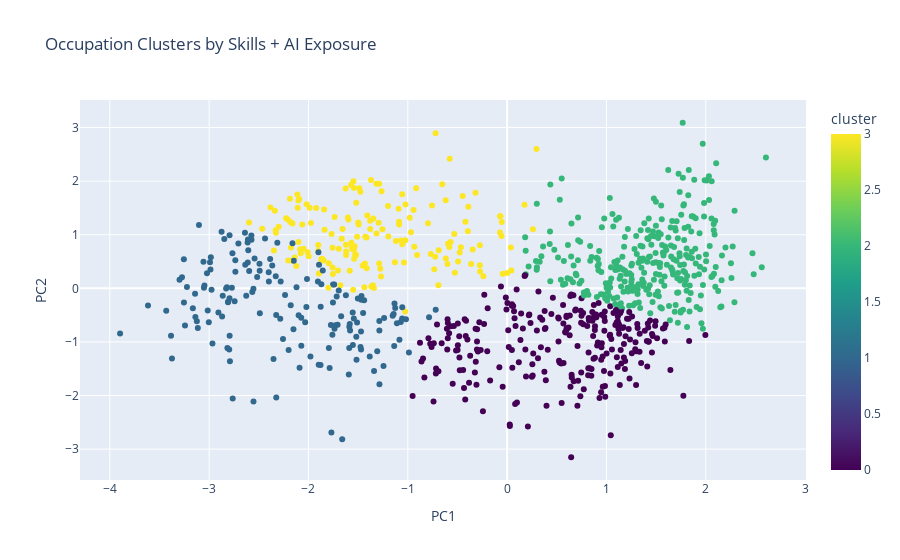

The cell this chart's notebook holds for it:
### Markdown cell above
# > Unsupervised Clustering

### Code cell
from sklearn.cluster import KMeans
from sklearn.decomposition import PCA
from sklearn.preprocessing import StandardScaler
import plotly.express as px
import pandas as pd

# Cluster occupations by skill+AI profiles
scaler = StandardScaler()
X_scaled = scaler.fit_transform(X)

# K-means clustering
kmeans = KMeans(n_clusters=4, random_state=42)
df['cluster'] = kmeans.fit_predict(X_scaled)

# PCA for visualization
pca = PCA(n_components=2)
X_pca = pca.fit_transform(X_scaled)

# FIXED: Create DataFrame for plotly
plot_data = pd.DataFrame({
    'PC1': X_pca[:, 0],
    'PC2': X_pca[:, 1],
    'cluster': df['cluster'],
    'title': df['title'],
    'automation': df['automation'],
    'soft_score': df['soft_score'],
    'tech_score': df['tech_score']
})

# Visualize clusters
fig = px.scatter(plot_data, 
                 x='PC1', y='PC2', 
                 color='cluster',
                 hover_data=['title', 'automation', 'soft_score', 'tech_score'],
                 title="Occupation Clusters by Skills + AI Exposure",
                 color_continuous_scale='viridis')
fig.show()

# HR manager cluster analysis
hr_cluster_stats = df[df['title'].isin(hr_managers)].groupby('cluster').agg({
    'automation': 'mean',
    'soft_score': 'mean', 
    'tech_score': 'mean',
    'title': 'count'
}).round(3).rename(columns={'title': 'HR_count'})
print("HR Managers by Cluster:")
print(hr_cluster_stats)

### Figure 1 — Plotly figure (JSON) as saved in the notebook; plotly's stock layout.template omitted (floating-point values rounded to 4 significant figures; data arrays with more than 128 entries replaced by an {"elided": "..."} marker saying what was removed)
{"data": [{"customdata": {"elided": "894x4 mixed values"}, "hovertemplate": "PC1=%{x}<br>PC2=%{y}<br>title=%{customdata[0]}<br>automation=%{customdata[1]}<br>soft_score=%{customdata[2]}<br>tech_score=%{customdata[3]}<br>cluster=%{marker.color}<extra></extra>", "legendgroup": "", "marker": {"color": {"elided": "894 int values"}, "coloraxis": "coloraxis", "symbol": "circle"}, "mode": "markers", "name": "", "orientation": "v", "showlegend": false, "type": "scatter", "x": {"elided": "894 float values"}, "xaxis": "x", "y": {"elided": "894 float values"}, "yaxis": "y"}], "layout": {"coloraxis": {"colorbar": {"title": {"text": "cluster"}}, "colorscale": [[0, "#440154"], [0.1111, "#482878"], [0.2222, "#3e4989"], [0.3333, "#31688e"], [0.4444, "#26828e"], [0.5556, "#1f9e89"], [0.6667, "#35b779"], [0.7778, "#6ece58"], [0.8889, "#b5de2b"], [1, "#fde725"]]}, "legend": {"tracegroupgap": 0}, "title": {"text": "Occupation Clusters by Skills + AI Exposure"}, "xaxis": {"anchor": "y", "domain": [0, 1], "title": {"text": "PC1"}}, "yaxis": {"anchor": "x", "domain": [0, 1], "title": {"text": "PC2"}}}}
